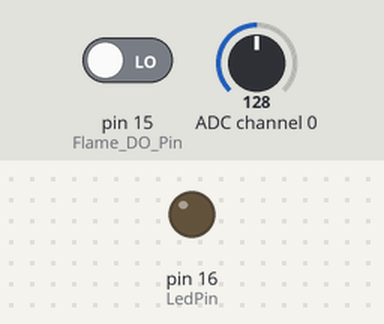
Bench run of a program on a simulated Raspberry Pi (header pin numbers). Parts: output pins drawn as LEDs (lit = HIGH). Inputs (shaded band) come from the test bench; at power-on: pin 15 (Flame_DO_Pin) LOW, ADC channel 0 = 128 (analog values on the 0–255 scale). What the program prints to the terminal is not drawn.

Above: at 1.2 s.
1.3 s: pin 15 (Flame_DO_Pin) driven HIGH
At 1.8 s:
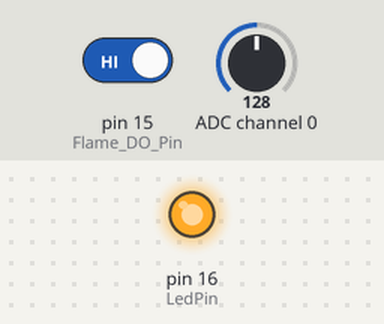
2.9 s: pin 15 (Flame_DO_Pin) driven LOW
At 3.3 s:
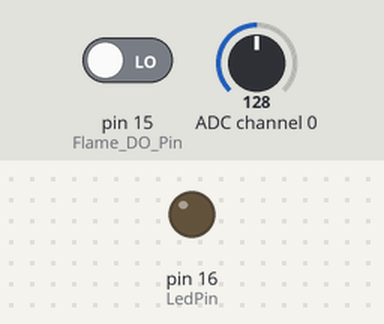
Timing chart, 0 to 5.9 s (numbered marks = the images above; inputs shaded):
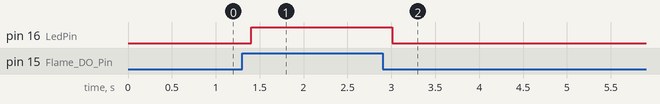

The program:

flameSensor.py
```python
#!/usr/bin/env python
import RPi.GPIO as GPIO
import ADC0832
import time

Flame_DO_Pin = 15
LedPin = 16
thresholdVal = 150

def init():
	GPIO.setmode(GPIO.BOARD)
	GPIO.setup(Flame_DO_Pin, GPIO.IN, pull_up_down=GPIO.PUD_DOWN)
	GPIO.setup(LedPin, GPIO.OUT)
	ADC0832.setup()

def loop():
    while True:
        global digitalVal, analogVal
	analogVal = ADC0832.getResult(0)
	print 'Current analog value is %d'% analogVal
	GPIO.output(LedPin, GPIO.input(Flame_DO_Pin))
	time.sleep(0.2)

if __name__ == '__main__':
	init()
	try:
		loop()
	except KeyboardInterrupt:
		ADC0832.destroy()
		print 'The end !'
```

Measured:
- after the input at 1.3 s, pin 16 (LedPin): LOW → HIGH after 0.11 s
- after the input at 2.9 s, pin 16 (LedPin): HIGH → LOW after 0.11 s
